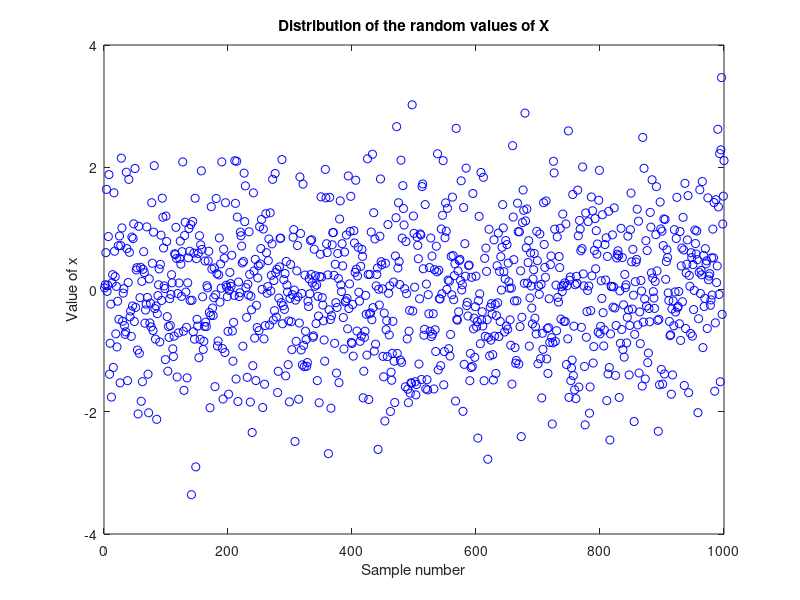
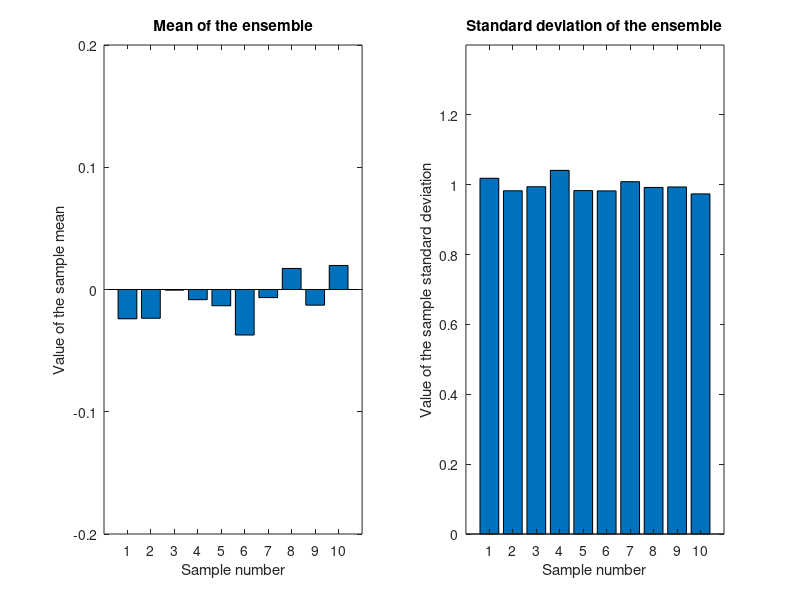
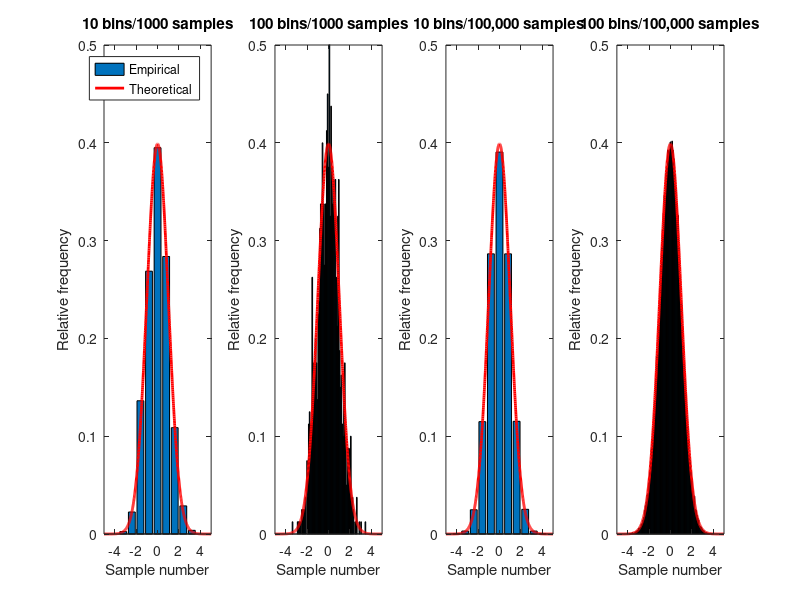

The MATLAB source for these figures, in order:
clear all

x = randn(1000,1);
figure(1)
set(gcf,'Color','w')
plot(x, 'bo')
title('Distribution of the random values of X')
xlabel('Sample number')
ylabel('Value of x')

%Part 1.1.1----------------------------------------------------------------
x_mean = mean(x);
disp(['Sample mean = ', num2str(x_mean)]);

%Part 1.1.2----------------------------------------------------------------
x_stand_dev = std(x);
disp(['Sample standard deviation = ', num2str(x_stand_dev)]);

%Part 1.1.3----------------------------------------------------------------
ensemble = randn(1000,10);

figure(2)
set(gcf,'Color','w')
subplot(1,2,1)
x_mean = mean(ensemble,1)
bar(x_mean)
title('Mean of the ensemble')
xlabel('Sample number')
ylabel('Value of the sample mean')
axis([0 11 -0.20 0.20])
subplot(1,2,2)
x_stand_dev = std(ensemble,1)
bar(x_stand_dev)
title('Standard deviation of the ensemble')
xlabel('Sample number')
ylabel('Value of the sample standard deviation')
axis([0 11 0 1.4])

%Part 1.1.4----------------------------------------------------------------
ix = -5*1:0.01:5*1;
iy = pdf('normal', ix, 0, 1);

figure(3)
set(gcf,'Color','w')
%10 bins & 1000 samples
subplot(1,4,1)
bins = 10;
bin_width = 8/bins;
m = -4:bin_width:4;
n = hist(x,m);
bar(m,n/sum(n*bin_width));
axis([-5 5 0 0.5])
hold on
plot(ix,iy,'r','Linewidth',2);
hold off
title('10 bins/1000 samples')
xlabel('Sample number')
ylabel('Relative frequency')
legend('Empirical','Theoretical');
%100 bins & 1000 samples
subplot(1,4,2)
bins = 100;
bin_width = 8/bins;
m = -4:bin_width:4;
n = hist(x,m);
bar(m,n/sum(n*bin_width));
axis([-5 5 0 0.5])
hold on
plot(ix,iy,'r','Linewidth',2);
hold off
title('100 bins/1000 samples')
xlabel('Sample number')
ylabel('Relative frequency')
%10 bins & 100000 samples
x = randn(100000,1); %new x with 100,000 samples instead of 1000
bins = 10;
subplot(1,4,3)
bin_width = 8/bins;
m = -4:bin_width:4;
n = hist(x,m);
bar(m,n/sum(n*bin_width));
axis([-5 5 0 0.5])
hold on
plot(ix,iy,'r','Linewidth',2);
hold off
title('10 bins/100,000 samples')
xlabel('Sample number')
ylabel('Relative frequency')
%100 bins & 100000 samples
subplot(1,4,4)
bins = 100;
bin_width = 8/bins;
m = -4:bin_width:4;
n = hist(x,m);
bar(m,n/sum(n*bin_width));
axis([-5 5 0 0.5])
hold on
plot(ix,iy,'r','Linewidth',2);
hold off
title('100 bins/100,000 samples')
xlabel('Sample number')
ylabel('Relative frequency')


